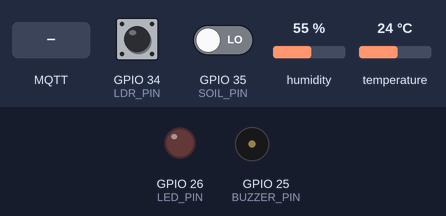
Simulated run of this sketch. Board: ESP32. On the bench: output pins drawn as LEDs (lit = HIGH), buzzer (waves = sounding). Inputs (shaded band) come from the test bench; at power-on: temperature 24 °C, GPIO 34 (LDR_PIN) HIGH, GPIO 35 (SOIL_PIN) LOW, humidity 55 %. WiFi joins after 1.5 s; servers stay silent unless stated; no MQTT or app messages arrive unless stated; not simulated (calls return 0 or success): secrets.h; what the sketch prints to the serial monitor is not drawn.

Above: at 2.7 s.
2.8 s: MQTT message "on" arrives on the first subscribed topic
At 4.1 s:
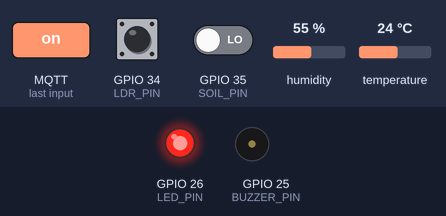
12.3 s: MQTT message "on" arrives on the second subscribed topic
At 13.7 s:
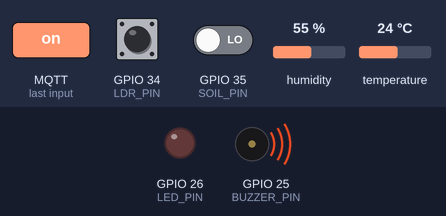
21.8 s: temperature set to 31 °C
23.3 s: temperature set to 34 °C
Timing chart, 0 to 26.3 s (numbered marks = the images above; inputs shaded):
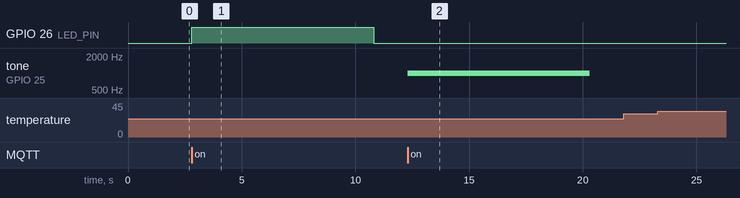

The sketch:

grupo5_estacao_ambiental.ino
```cpp
#include <WiFi.h>
#include <PubSubClient.h>
#include <DHT.h>
#include "secrets.h"

const char* MQTT_BROKER = "broker.hivemq.com";
const int MQTT_PORT = 1883;
const char* MQTT_CLIENT_ID = "grupo5-esp32";

#define DHTPIN 14
#define DHTTYPE DHT11
#define LDR_PIN 34
#define SOIL_PIN 35
#define BUZZER_PIN 25
#define LED_PIN 26

const char* TOPIC_TEMP = "grupo5/sensor/temperatura";
const char* TOPIC_UMID_AR = "grupo5/sensor/umidade_ar";
const char* TOPIC_UMID_SOLO = "grupo5/sensor/umidade_solo";
const char* TOPIC_LUMINOSIDADE = "grupo5/sensor/luminosidade";
const char* TOPIC_CMD_LED = "grupo5/comando/led";
const char* TOPIC_CMD_BUZZER = "grupo5/comando/buzzer";
const char* TOPIC_STATUS_LED = "grupo5/status/led";
const char* TOPIC_STATUS_BUZZER = "grupo5/status/buzzer";
const char* TOPIC_STATUS_CONDICAO = "grupo5/status/condicao";

DHT dht(DHTPIN, DHTTYPE);
WiFiClient espClient;
PubSubClient client(espClient);

unsigned long ultimaLeitura = 0;
const unsigned long INTERVALO_LEITURA = 5000;

bool ledLigado = false;
bool buzzerLigado = false;

unsigned long ledLigadoEm = 0;
unsigned long buzzerLigadoEm = 0;
const unsigned long DURACAO_ALERTA = 8000;

void conectarWiFi() {
  Serial.print("Conectando ao Wi-Fi");

  WiFi.begin(WIFI_SSID, WIFI_PASSWORD);

  while (WiFi.status() != WL_CONNECTED) {
    delay(500);
    Serial.print(".");
  }

  Serial.println();
  Serial.print("Wi-Fi conectado. IP: ");
  Serial.println(WiFi.localIP());
}

void mqttCallback(char* topic, byte* payload, unsigned int length) {
  String mensagem;

  for (unsigned int i = 0; i < length; i++) {
    mensagem += (char)payload[i];
  }

  mensagem.trim();
  mensagem.toLowerCase();

  Serial.print("Comando recebido em [");
  Serial.print(topic);
  Serial.print("]: ");
  Serial.println(mensagem);

  if (String(topic) == TOPIC_CMD_LED) {
    ledLigado = (mensagem == "on");

    digitalWrite(LED_PIN, ledLigado ? HIGH : LOW);

    if (ledLigado) {
      ledLigadoEm = millis();
    }

    client.publish(
      TOPIC_STATUS_LED,
      ledLigado ? "on" : "off"
    );
  }

  if (String(topic) == TOPIC_CMD_BUZZER) {
    buzzerLigado = (mensagem == "on");

    if (buzzerLigado) {
      tone(BUZZER_PIN, 1000);
      buzzerLigadoEm = millis();
    } else {
      noTone(BUZZER_PIN);
    }

    client.publish(
      TOPIC_STATUS_BUZZER,
      buzzerLigado ? "on" : "off"
    );
  }
}

void reconectarMQTT() {
  while (!client.connected()) {
    Serial.print("Conectando ao broker MQTT...");

    if (client.connect(MQTT_CLIENT_ID)) {
      Serial.println(" conectado!");

      client.subscribe(TOPIC_CMD_LED);
      client.subscribe(TOPIC_CMD_BUZZER);
    } else {
      Serial.print(" falhou, rc=");
      Serial.print(client.state());
      Serial.println(" tentando novamente em 3s");

      delay(3000);
    }
  }
}

String classificarCondicao(
  bool soloSeco,
  bool poucaLuz,
  float temperatura
) {
  bool tempRuim =
    (temperatura > 32.0 || temperatura < 10.0);

  if (soloSeco || tempRuim) {
    return "inadequado";
  }

  if (poucaLuz) {
    return "atencao";
  }

  return "adequado";
}

void lerEPublicarSensores() {
  float temperatura = dht.readTemperature();
  float umidadeAr = dht.readHumidity();

  int soloDigital = digitalRead(SOIL_PIN);
  int luzDigital = digitalRead(LDR_PIN);

  bool soloSeco = (soloDigital == HIGH);
  bool poucaLuz = (luzDigital == LOW);

  if (isnan(temperatura) || isnan(umidadeAr)) {
    Serial.println("Falha na leitura do DHT11.");
    return;
  }

  String condicao = classificarCondicao(
    soloSeco,
    poucaLuz,
    temperatura
  );

  Serial.println("---- Leitura dos sensores ----");

  Serial.print("Temperatura: ");
  Serial.print(temperatura);
  Serial.println(" C");

  Serial.print("Umidade do ar: ");
  Serial.print(umidadeAr);
  Serial.println(" %");

  Serial.print("Umidade do solo: ");

  if (soloSeco) {
    Serial.println("SECO");
  } else {
    Serial.println("UMIDO");
  }

  Serial.print("Estado digital do solo: ");
  Serial.println(soloDigital);

  Serial.print("Luminosidade: ");

  if (poucaLuz) {
    Serial.println("ESCURO");
  } else {
    Serial.println("CLARO");
  }

  Serial.print("Estado digital da luminosidade: ");
  Serial.println(luzDigital);

  Serial.print("Condicao classificada: ");
  Serial.println(condicao);

  client.publish(
    TOPIC_TEMP,
    String(temperatura).c_str()
  );

  client.publish(
    TOPIC_UMID_AR,
    String(umidadeAr).c_str()
  );

  client.publish(
    TOPIC_UMID_SOLO,
    soloSeco ? "seco" : "umido"
  );

  client.publish(
    TOPIC_LUMINOSIDADE,
    poucaLuz ? "escuro" : "claro"
  );

  client.publish(
    TOPIC_STATUS_CONDICAO,
    condicao.c_str()
  );
}

void setup() {
  Serial.begin(115200);

  pinMode(LED_PIN, OUTPUT);
  pinMode(BUZZER_PIN, OUTPUT);
  pinMode(LDR_PIN, INPUT);
  pinMode(SOIL_PIN, INPUT);

  dht.begin();

  conectarWiFi();

  client.setServer(MQTT_BROKER, MQTT_PORT);
  client.setCallback(mqttCallback);
}

void loop() {
  if (WiFi.status() != WL_CONNECTED) {
    Serial.println("Wi-Fi caiu, reconectando...");
    conectarWiFi();
  }

  if (!client.connected()) {
    reconectarMQTT();
  }

  client.loop();

  if (
    ledLigado &&
    millis() - ledLigadoEm >= DURACAO_ALERTA
  ) {
    ledLigado = false;
    digitalWrite(LED_PIN, LOW);
    client.publish(TOPIC_STATUS_LED, "off");
  }

  if (
    buzzerLigado &&
    millis() - buzzerLigadoEm >= DURACAO_ALERTA
  ) {
    buzzerLigado = false;
    noTone(BUZZER_PIN);
    client.publish(TOPIC_STATUS_BUZZER, "off");
  }

  unsigned long agora = millis();

  if (
    agora - ultimaLeitura >= INTERVALO_LEITURA
  ) {
    ultimaLeitura = agora;
    lerEPublicarSensores();
  }
}
```

Measured:
- after the input at 2.8 s, GPIO 26 (LED_PIN): LOW → HIGH at once, → LOW 8.0 s later
- after the input at 12.3 s, tone on GPIO 25 (BUZZER_PIN): silent → 1000 Hz at once, → silent 8.0 s later
- after the input at 21.8 s, every drawn part: stays the same
- after the input at 23.3 s, every drawn part: stays the same
